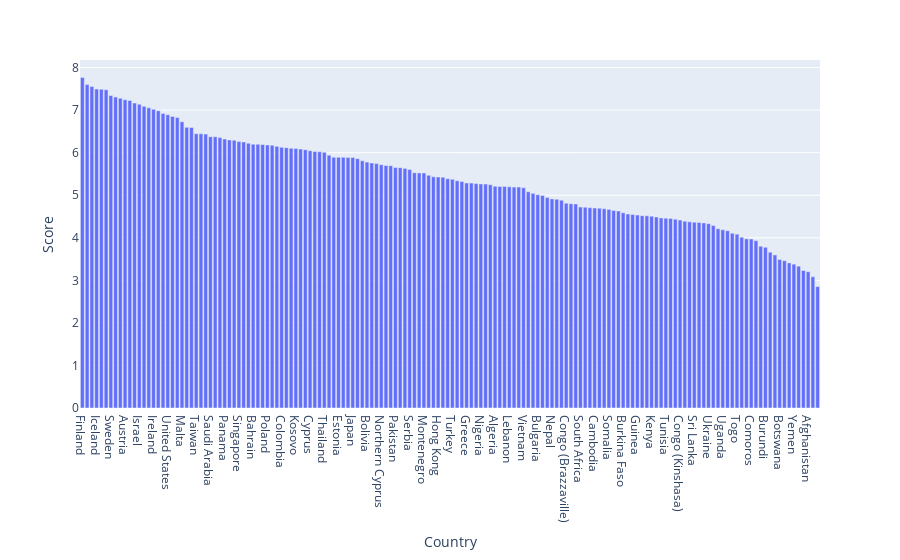

The cell this chart's notebook holds for it:
### Code cell
import plotly.express as px
import numpy as np
import pandas as pd

#color='continent' ,hover_data=['country'], labels={'y':'log gdp'}, title='Evolution of world GDP')

df = df_2019
gdp = df['Score']
fig = px.bar(df, x='Country', y=gdp)
             
fig.show()

### Figure 1 — Plotly figure (JSON) as saved in the notebook; plotly's stock layout.template omitted (floating-point values rounded to 4 significant figures; data arrays with more than 128 entries replaced by an {"elided": "..."} marker saying what was removed)
{"data": [{"alignmentgroup": "True", "hovertemplate": "Country=%{x}<br>Score=%{y}<extra></extra>", "legendgroup": "", "marker": {"color": "#636efa"}, "name": "", "offsetgroup": "", "orientation": "v", "showlegend": false, "textposition": "auto", "type": "bar", "x": {"elided": "156 str values"}, "xaxis": "x", "y": {"elided": "156 float values"}, "yaxis": "y"}], "layout": {"barmode": "relative", "legend": {"tracegroupgap": 0}, "margin": {"t": 60}, "xaxis": {"anchor": "y", "domain": [0, 1], "title": {"text": "Country"}}, "yaxis": {"anchor": "x", "domain": [0, 1], "title": {"text": "Score"}}}}
